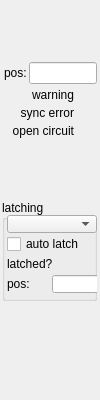
<?xml version="1.0" encoding="UTF-8"?>
<ui version="4.0">
 <class>Form</class>
 <widget class="QWidget" name="Form">
  <property name="geometry">
   <rect>
    <x>0</x>
    <y>0</y>
    <width>100</width>
    <height>400</height>
   </rect>
  </property>
  <property name="windowTitle">
   <string>Form</string>
  </property>
  <widget class="caInclude" name="cainclude">
   <property name="geometry">
    <rect>
     <x>0</x>
     <y>0</y>
     <width>102</width>
     <height>402</height>
    </rect>
   </property>
   <property name="macro">
    <string>IOC=$(IOC),MasterID=$(MasterID),SlaveID=$(SlaveID)</string>
   </property>
   <property name="filename" stdset="0">
    <string notr="true">ecmcE_slave_frame_S.ui</string>
   </property>
  </widget>
  <widget class="caFrame" name="caframe_2">
   <property name="geometry">
    <rect>
     <x>2</x>
     <y>60</y>
     <width>97</width>
     <height>80</height>
    </rect>
   </property>
   <property name="macro">
    <string notr="true">CH=1,IOC=$(IOC),MasterID=$(MasterID),SlaveID=$(SlaveID),HWType=$(HWType)</string>
   </property>
   <layout class="QGridLayout" name="gridLayout_7">
    <property name="margin">
     <number>2</number>
    </property>
    <property name="spacing">
     <number>2</number>
    </property>
    <item row="0" column="0">
     <layout class="QHBoxLayout" name="horizontalLayout" stretch="1,3">
      <item>
       <widget class="caLabel" name="calabel_7">
        <property name="text">
         <string>pos:</string>
        </property>
       </widget>
      </item>
      <item>
       <widget class="caLineEdit" name="calineedit">
        <property name="channel" stdset="0">
         <string notr="true">$(IOC):m$(MasterID)s$(SlaveID)-Enc0$(CH)-PosAct</string>
        </property>
        <property name="background">
         <color alpha="0">
          <red>160</red>
          <green>160</green>
          <blue>164</blue>
         </color>
        </property>
        <property name="colorMode">
         <enum>caLineEdit::Static</enum>
        </property>
        <property name="precisionMode">
         <enum>caLineEdit::User</enum>
        </property>
       </widget>
      </item>
     </layout>
    </item>
    <item row="1" column="0">
     <layout class="QGridLayout" name="gridLayout" columnstretch="10,3">
      <property name="spacing">
       <number>2</number>
      </property>
      <item row="1" column="0">
       <widget class="caLabel" name="calabel_4">
        <property name="toolTip">
         <string/>
        </property>
        <property name="text">
         <string>sync error</string>
        </property>
        <property name="textFormat">
         <enum>Qt::PlainText</enum>
        </property>
        <property name="alignment">
         <set>Qt::AlignBottom|Qt::AlignRight|Qt::AlignTrailing</set>
        </property>
       </widget>
      </item>
      <item row="0" column="1">
       <widget class="caLed" name="caled_3">
        <property name="toolTip">
         <string>&lt;html&gt;&lt;head/&gt;&lt;body&gt;&lt;p&gt;E-Bus Power Status&lt;/p&gt;&lt;/body&gt;&lt;/html&gt;</string>
        </property>
        <property name="rectangular">
         <bool>true</bool>
        </property>
        <property name="gradientEnabled">
         <bool>false</bool>
        </property>
        <property name="ledWidth">
         <number>16</number>
        </property>
        <property name="ledHeight">
         <number>16</number>
        </property>
        <property name="channel" stdset="0">
         <string notr="true">$(IOC):m$(MasterID)s$(SlaveID)-Enc0$(CH)-WrnAlrm</string>
        </property>
        <property name="colorMode">
         <enum>caLed::Static</enum>
        </property>
        <property name="falseColor">
         <color>
          <red>170</red>
          <green>0</green>
          <blue>0</blue>
         </color>
        </property>
        <property name="trueColor">
         <color>
          <red>0</red>
          <green>85</green>
          <blue>0</blue>
         </color>
        </property>
        <property name="trueValue">
         <string notr="true">0</string>
        </property>
        <property name="falseValue">
         <string notr="true">1</string>
        </property>
       </widget>
      </item>
      <item row="2" column="1">
       <widget class="caLed" name="caled_5">
        <property name="toolTip">
         <string/>
        </property>
        <property name="rectangular">
         <bool>true</bool>
        </property>
        <property name="gradientEnabled">
         <bool>false</bool>
        </property>
        <property name="ledWidth">
         <number>16</number>
        </property>
        <property name="ledHeight">
         <number>16</number>
        </property>
        <property name="channel" stdset="0">
         <string notr="true">$(IOC):m$(MasterID)s$(SlaveID)-Enc0$(CH)-OpnCrctAlrm</string>
        </property>
        <property name="colorMode">
         <enum>caLed::Static</enum>
        </property>
        <property name="falseColor">
         <color>
          <red>170</red>
          <green>0</green>
          <blue>0</blue>
         </color>
        </property>
        <property name="trueColor">
         <color>
          <red>0</red>
          <green>85</green>
          <blue>0</blue>
         </color>
        </property>
        <property name="trueValue">
         <string notr="true">0</string>
        </property>
        <property name="falseValue">
         <string notr="true">1</string>
        </property>
       </widget>
      </item>
      <item row="2" column="0">
       <widget class="caLabel" name="calabel_6">
        <property name="toolTip">
         <string/>
        </property>
        <property name="text">
         <string>open circuit</string>
        </property>
        <property name="textFormat">
         <enum>Qt::PlainText</enum>
        </property>
        <property name="alignment">
         <set>Qt::AlignBottom|Qt::AlignRight|Qt::AlignTrailing</set>
        </property>
       </widget>
      </item>
      <item row="0" column="0">
       <widget class="caLabel" name="calabel_5">
        <property name="toolTip">
         <string/>
        </property>
        <property name="text">
         <string>warning</string>
        </property>
        <property name="textFormat">
         <enum>Qt::PlainText</enum>
        </property>
        <property name="alignment">
         <set>Qt::AlignBottom|Qt::AlignRight|Qt::AlignTrailing</set>
        </property>
       </widget>
      </item>
      <item row="1" column="1">
       <widget class="caLed" name="caled_4">
        <property name="toolTip">
         <string/>
        </property>
        <property name="rectangular">
         <bool>true</bool>
        </property>
        <property name="gradientEnabled">
         <bool>false</bool>
        </property>
        <property name="ledWidth">
         <number>16</number>
        </property>
        <property name="ledHeight">
         <number>16</number>
        </property>
        <property name="channel" stdset="0">
         <string notr="true">$(IOC):m$(MasterID)s$(SlaveID)-Enc0$(CH)-SyncErrAlrm</string>
        </property>
        <property name="colorMode">
         <enum>caLed::Static</enum>
        </property>
        <property name="falseColor">
         <color>
          <red>170</red>
          <green>0</green>
          <blue>0</blue>
         </color>
        </property>
        <property name="trueColor">
         <color>
          <red>0</red>
          <green>85</green>
          <blue>0</blue>
         </color>
        </property>
        <property name="trueValue">
         <string notr="true">0</string>
        </property>
        <property name="falseValue">
         <string notr="true">1</string>
        </property>
       </widget>
      </item>
     </layout>
    </item>
   </layout>
  </widget>
  <widget class="QGroupBox" name="groupBox">
   <property name="geometry">
    <rect>
     <x>2</x>
     <y>200</y>
     <width>95</width>
     <height>101</height>
    </rect>
   </property>
   <property name="title">
    <string>latching</string>
   </property>
   <widget class="caToggleButton" name="catogglebutton">
    <property name="geometry">
     <rect>
      <x>5</x>
      <y>35</y>
      <width>105</width>
      <height>18</height>
     </rect>
    </property>
    <property name="text">
     <string>auto latch</string>
    </property>
    <property name="channel" stdset="0">
     <string notr="true">$(IOC):m$(MasterID)s$(SlaveID)-Enc01-LtchAutRstSp</string>
    </property>
    <property name="trueValue">
     <string>1</string>
    </property>
   </widget>
   <widget class="caMenu" name="camenu">
    <property name="geometry">
     <rect>
      <x>5</x>
      <y>15</y>
      <width>90</width>
      <height>18</height>
     </rect>
    </property>
    <property name="channel" stdset="0">
     <string notr="true">$(IOC):m$(MasterID)s$(SlaveID)-Enc01-LtchCmd</string>
    </property>
   </widget>
   <widget class="caLabel" name="calabel_9">
    <property name="geometry">
     <rect>
      <x>5</x>
      <y>55</y>
      <width>75</width>
      <height>18</height>
     </rect>
    </property>
    <property name="toolTip">
     <string>&lt;html&gt;&lt;head/&gt;&lt;body&gt;&lt;p&gt;E-Bus Power Status&lt;/p&gt;&lt;/body&gt;&lt;/html&gt;</string>
    </property>
    <property name="text">
     <string>latched?</string>
    </property>
    <property name="alignment">
     <set>Qt::AlignLeading|Qt::AlignLeft|Qt::AlignVCenter</set>
    </property>
   </widget>
   <widget class="caLed" name="caled_7">
    <property name="geometry">
     <rect>
      <x>70</x>
      <y>55</y>
      <width>22</width>
      <height>18</height>
     </rect>
    </property>
    <property name="toolTip">
     <string>&lt;html&gt;&lt;head/&gt;&lt;body&gt;&lt;p&gt;E-Bus Power Status&lt;/p&gt;&lt;/body&gt;&lt;/html&gt;</string>
    </property>
    <property name="rectangular">
     <bool>true</bool>
    </property>
    <property name="gradientEnabled">
     <bool>false</bool>
    </property>
    <property name="ledWidth">
     <number>16</number>
    </property>
    <property name="ledHeight">
     <number>16</number>
    </property>
    <property name="channel" stdset="0">
     <string notr="true">$(IOC):m$(MasterID)s$(SlaveID)-Enc01-ExtLtchOK</string>
    </property>
    <property name="colorMode">
     <enum>caLed::Static</enum>
    </property>
    <property name="falseColor">
     <color>
      <red>170</red>
      <green>0</green>
      <blue>0</blue>
     </color>
    </property>
    <property name="trueColor">
     <color>
      <red>0</red>
      <green>85</green>
      <blue>0</blue>
     </color>
    </property>
    <property name="trueValue">
     <string notr="true">1</string>
    </property>
    <property name="falseValue">
     <string notr="true">0</string>
    </property>
   </widget>
   <widget class="caLineEdit" name="calineedit_2">
    <property name="geometry">
     <rect>
      <x>50</x>
      <y>75</y>
      <width>60</width>
      <height>18</height>
     </rect>
    </property>
    <property name="channel" stdset="0">
     <string notr="true">$(IOC):m$(MasterID)s$(SlaveID)-Enc01-ExtLtchOK</string>
    </property>
    <property name="background">
     <color alpha="0">
      <red>160</red>
      <green>160</green>
      <blue>164</blue>
     </color>
    </property>
    <property name="colorMode">
     <enum>caLineEdit::Static</enum>
    </property>
    <property name="precisionMode">
     <enum>caLineEdit::User</enum>
    </property>
   </widget>
   <widget class="caLabel" name="calabel_8">
    <property name="geometry">
     <rect>
      <x>5</x>
      <y>75</y>
      <width>40</width>
      <height>18</height>
     </rect>
    </property>
    <property name="text">
     <string>pos:</string>
    </property>
    <property name="alignment">
     <set>Qt::AlignLeading|Qt::AlignLeft|Qt::AlignVCenter</set>
    </property>
   </widget>
  </widget>
 </widget>
 <customwidgets>
  <customwidget>
   <class>caMenu</class>
   <extends>QComboBox</extends>
   <header>caMenu</header>
  </customwidget>
  <customwidget>
   <class>caToggleButton</class>
   <extends>QCheckBox</extends>
   <header>caToggleButton</header>
  </customwidget>
  <customwidget>
   <class>caFrame</class>
   <extends>QFrame</extends>
   <header>caFrame</header>
   <container>1</container>
  </customwidget>
  <customwidget>
   <class>caLabel</class>
   <extends>QLabel</extends>
   <header>caLabel</header>
  </customwidget>
  <customwidget>
   <class>caInclude</class>
   <extends>QWidget</extends>
   <header>caInclude</header>
  </customwidget>
  <customwidget>
   <class>caLed</class>
   <extends>QWidget</extends>
   <header>caLed</header>
  </customwidget>
  <customwidget>
   <class>caLineEdit</class>
   <extends>QLineEdit</extends>
   <header>caLineEdit</header>
  </customwidget>
 </customwidgets>
 <resources/>
 <connections/>
</ui>
